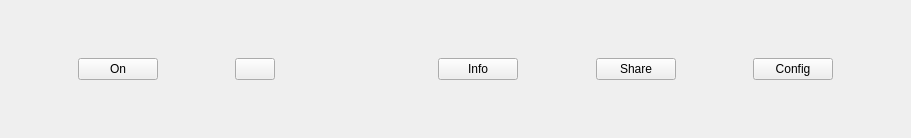
<?xml version="1.0" encoding="UTF-8"?>
<ui version="4.0">
 <class>ChannelConfigPannel</class>
 <widget class="QFrame" name="ChannelConfigPannel">
  <property name="geometry">
   <rect>
    <x>0</x>
    <y>0</y>
    <width>911</width>
    <height>138</height>
   </rect>
  </property>
  <property name="mouseTracking">
   <bool>false</bool>
  </property>
  <property name="windowTitle">
   <string>Frame</string>
  </property>
  <property name="autoFillBackground">
   <bool>false</bool>
  </property>
  <layout class="QHBoxLayout" name="horizontalLayout">
   <property name="spacing">
    <number>0</number>
   </property>
   <property name="leftMargin">
    <number>0</number>
   </property>
   <property name="topMargin">
    <number>0</number>
   </property>
   <property name="rightMargin">
    <number>0</number>
   </property>
   <property name="bottomMargin">
    <number>0</number>
   </property>
   <item>
    <spacer name="horizontalSpacer">
     <property name="orientation">
      <enum>Qt::Horizontal</enum>
     </property>
     <property name="sizeHint" stdset="0">
      <size>
       <width>40</width>
       <height>20</height>
      </size>
     </property>
    </spacer>
   </item>
   <item>
    <widget class="QPushButton" name="EnableSwitch">
     <property name="mouseTracking">
      <bool>false</bool>
     </property>
     <property name="toolTip">
      <string>Channels.EnableTip</string>
     </property>
     <property name="whatsThis">
      <string>Channels.EnableTip</string>
     </property>
     <property name="autoFillBackground">
      <bool>true</bool>
     </property>
     <property name="text">
      <string>On</string>
     </property>
     <property name="checkable">
      <bool>true</bool>
     </property>
    </widget>
   </item>
   <item>
    <spacer name="horizontalSpacer_2">
     <property name="orientation">
      <enum>Qt::Horizontal</enum>
     </property>
     <property name="sizeHint" stdset="0">
      <size>
       <width>40</width>
       <height>20</height>
      </size>
     </property>
    </spacer>
   </item>
   <item>
    <widget class="QPushButton" name="dualOutputBtn">
     <property name="minimumSize">
      <size>
       <width>20</width>
       <height>0</height>
      </size>
     </property>
     <property name="default">
      <bool>false</bool>
     </property>
     <property name="flat">
      <bool>false</bool>
     </property>
     <layout class="QHBoxLayout" name="horizontalLayout_2">
      <property name="spacing">
       <number>0</number>
      </property>
      <property name="leftMargin">
       <number>0</number>
      </property>
      <property name="topMargin">
       <number>0</number>
      </property>
      <property name="rightMargin">
       <number>0</number>
      </property>
      <property name="bottomMargin">
       <number>0</number>
      </property>
      <item>
       <widget class="QLabel" name="dualOutputIconLabel">
        <property name="text">
         <string/>
        </property>
       </widget>
      </item>
      <item>
       <widget class="QLabel" name="arrowIconLabel">
        <property name="text">
         <string/>
        </property>
       </widget>
      </item>
     </layout>
    </widget>
   </item>
   <item>
    <spacer name="horizontalSpacer_3">
     <property name="orientation">
      <enum>Qt::Horizontal</enum>
     </property>
     <property name="sizeHint" stdset="0">
      <size>
       <width>40</width>
       <height>20</height>
      </size>
     </property>
    </spacer>
   </item>
   <item>
    <widget class="QLabel" name="seprator">
     <property name="text">
      <string/>
     </property>
    </widget>
   </item>
   <item>
    <spacer name="horizontalSpacer_4">
     <property name="orientation">
      <enum>Qt::Horizontal</enum>
     </property>
     <property name="sizeHint" stdset="0">
      <size>
       <width>40</width>
       <height>20</height>
      </size>
     </property>
    </spacer>
   </item>
   <item>
    <widget class="QPushButton" name="showInfoBtn">
     <property name="mouseTracking">
      <bool>false</bool>
     </property>
     <property name="toolTip">
      <string>LiveInfo.liveinformation</string>
     </property>
     <property name="whatsThis">
      <string>LiveInfo.liveinformation</string>
     </property>
     <property name="autoFillBackground">
      <bool>true</bool>
     </property>
     <property name="text">
      <string>Info</string>
     </property>
    </widget>
   </item>
   <item>
    <spacer name="horizontalSpacer_5">
     <property name="orientation">
      <enum>Qt::Horizontal</enum>
     </property>
     <property name="sizeHint" stdset="0">
      <size>
       <width>40</width>
       <height>20</height>
      </size>
     </property>
    </spacer>
   </item>
   <item>
    <widget class="QPushButton" name="ShareBtn">
     <property name="mouseTracking">
      <bool>false</bool>
     </property>
     <property name="toolTip">
      <string>Channels.ShareTip</string>
     </property>
     <property name="whatsThis">
      <string>Channels.ShareTip</string>
     </property>
     <property name="autoFillBackground">
      <bool>true</bool>
     </property>
     <property name="text">
      <string>Share</string>
     </property>
    </widget>
   </item>
   <item>
    <spacer name="horizontalSpacer_6">
     <property name="orientation">
      <enum>Qt::Horizontal</enum>
     </property>
     <property name="sizeHint" stdset="0">
      <size>
       <width>40</width>
       <height>20</height>
      </size>
     </property>
    </spacer>
   </item>
   <item>
    <spacer name="configSpacer">
     <property name="orientation">
      <enum>Qt::Horizontal</enum>
     </property>
     <property name="sizeType">
      <enum>QSizePolicy::Fixed</enum>
     </property>
     <property name="sizeHint" stdset="0">
      <size>
       <width>0</width>
       <height>20</height>
      </size>
     </property>
    </spacer>
   </item>
   <item>
    <widget class="QPushButton" name="ConfigBtn">
     <property name="mouseTracking">
      <bool>false</bool>
     </property>
     <property name="autoFillBackground">
      <bool>true</bool>
     </property>
     <property name="text">
      <string>Config</string>
     </property>
    </widget>
   </item>
   <item>
    <spacer name="horizontalSpacer_7">
     <property name="orientation">
      <enum>Qt::Horizontal</enum>
     </property>
     <property name="sizeHint" stdset="0">
      <size>
       <width>40</width>
       <height>20</height>
      </size>
     </property>
    </spacer>
   </item>
  </layout>
 </widget>
 <resources/>
 <connections/>
</ui>
